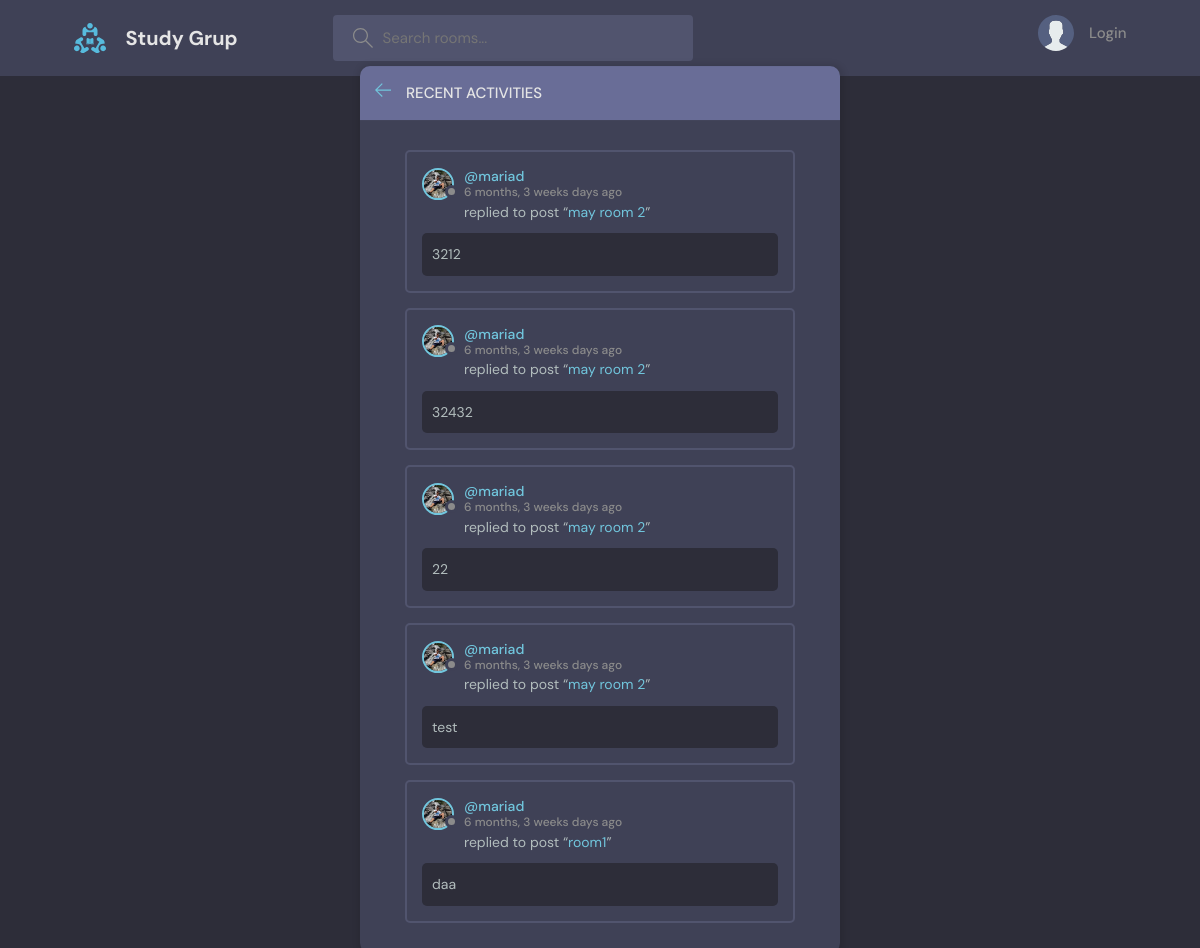
/activitys, run on the app's committed database.
### base/models.py (models this page shows)
class Messages(models.Model):
    user = models.ForeignKey(User,on_delete=models.CASCADE)
    room = models.ForeignKey(Room,on_delete=models.CASCADE)
    body = models.TextField()
    updated = models.DateTimeField(auto_now=True)
    created = models.DateTimeField(auto_now_add=True)
    class Meta:
        ordering = ['-updated','-created']
    def __str__(self) -> str:
        return self.body[0:50]

class User(AbstractUser):
    name = models.CharField(max_length=200,null=True)
    email = models.EmailField(unique=True,null=True)
    bio = models.TextField(null=True)
    avatar = models.ImageField(null=True,default = 'avatar.svg')
    USERNAME_FIELD = 'email'
    REQUIRED_FIELDS = []

class Room(models.Model):
    host = models.ForeignKey(User, on_delete= models.SET_NULL, null=True)
    topic = models.ForeignKey(Topyc,on_delete=models.SET_NULL,null=True)
    name = models.CharField(max_length=200)
    description = models.TextField(null = True,blank=True)
    participants = models.ManyToManyField(User,related_name='participants',blank=True)
    updated = models.DateTimeField(auto_now=True)
    created = models.DateTimeField(auto_now_add=True)
    def __str__(self) -> str:
        return self.name
    class Meta:
        ordering = ['-updated','-created']

### base/views.py (the view)
# urls.py: path('activitys',activityPage,name='activity'),
def activityPage(request):
    room_messages = Messages.objects.filter()
    context={
        'room_messages':room_messages
    }
    return render(request, 'base/activity.html',context)

### base/templates/base/activity.html (shortened to what this page needs)
{% extends  'main.html' %}
{% block content %}
    <main class="layout">
      <div class="container">
        <div class="layout__box">
          <div class="layout__boxHeader">
            <div class="layout__boxTitle">
              <a href="{% url 'home' %}">
                <svg version="1.1" xmlns="http://www.w3.org/2000/svg" width="32" height="32" viewBox="0 0 32 32">
                  <title>arrow-left</title>
                  <path
                    d="M13.723 2.286l-13.723 13.714 13.719 13.714 1.616-1.611-10.96-10.96h27.625v-2.286h-27.625l10.965-10.965-1.616-1.607z"
                  ></path>
                </svg>
              </a>
              <h3>Recent Activities</h3>
            </div>
          </div>
          <div class="activities-page layout__body">
            {% for message in room_messages %}
            <div class="activities__box">
              <div class="activities__boxHeader roomListRoom__header">
                <a href="{% url 'profile' message.user.id %}" class="roomListRoom__author">
                  <div class="avatar avatar--small">
                    <img src="{{message.user.avatar.url}}" />
                  </div>
                  <p>
                    @{{message.user.username}}
                    <span>{{message.created|timesince}} days ago</span>
                  </p>
                </a>
              </div>
              <div class="activities__boxContent">
                <p>replied to post “<a href="{% url  'room' message.room.id%}">{{ message.room}}</a>”</p>
                <div class="activities__boxRoomContent"><p>{{message}}</p>
                </div>
              </div>
            </div>
            {% endfor %}
          </div>
        </div>
      </div>
    </main>
    {% endblock content %}

### base/static/base/css/style.css (style rules this page uses)
:root { --color-main: #71c6dd; --color-main-light: #e1f6fb; --color-dark: #3f4156; --color-dark-medium: #51546e; --color-dark-light: #696d97; --color-light: #e5e5e5; --color-gray: #8b8b8b; --color-light-gray: #b2bdbd; --color-bg: #2d2d39; --color-success: #5dd693; --color-error: #fc4b0b; }
* { font-family: "DM Sans", -apple-system, BlinkMacSystemFont, "Segoe UI", Roboto, Oxygen, Ubuntu, Cantarell, "Open Sans", "Helvetica Neue", sans-serif; margin: 0; padding: 0; box-sizing: border-box; text-rendering: optimizeLegibility; font-size: inherit; }
html { font-size: 56.25%; }
@media only screen and (min-width: 1200px) { html { font-size: 62.5%; } }
body { line-height: 1.6; font-weight: 400; font-size: 1.5rem; color: var(--color-light-gray); background-color: var(--color-bg); min-height: 100vh; }
img { width: 100%; }
a { display: inline-block; color: var(--color-main); text-decoration: none; }
.container { max-width: 120rem; width: 90%; margin: auto; }
.avatar { position: relative; display: inline-block; border-radius: 50%; border: 2px solid var(--color-main); }
.avatar img { display: block; border-radius: 50%; object-fit: cover; object-position: center; }
.avatar::after { content: ""; display: block; position: absolute; background-color: var(--color-gray); z-index: 111; border-radius: 50%; border: 0.3rem solid var(--color-dark); }
.avatar.avatar--small img { width: 2.8rem; height: 2.8rem; }
.avatar.avatar--small:after { width: 0.7rem; height: 0.7rem; bottom: 0px; right: -6px; }
.layout { margin-top: 2.4rem; }
.layout > .container { display: flex; justify-content: space-between; align-items: flex-start; }
.layout__box { width: 90%; max-width: 48rem; min-height: 40rem; position: absolute; top: 50%; left: 50%; transform: translate(-50%, -46%); background-color: var(--color-dark); border-radius: 1rem; box-shadow: 1px 1px 6px 3px rgba(0, 0, 0, 0.1); overflow: hidden; }
.layout__boxHeader { display: flex; padding: 1.5rem; background-color: var(--color-dark-light); }
.layout__boxTitle { display: flex; gap: 1.5rem; align-items: center; }
.layout__boxTitle h3 { text-transform: uppercase; font-weight: 500; color: var(--color-light); }
.layout__boxTitle svg { width: 1.6rem; height: 1.6rem; fill: var(--color-main); }
.layout__body { margin: 3rem; }
.roomListRoom__header { display: flex; justify-content: space-between; align-items: center; }
.roomListRoom__author { font-weight: 500; display: flex; align-items: center; gap: 1rem; }
.activities__box { margin: 1.5rem; padding: 1.5rem; border: 2px solid var(--color-dark-medium); border-radius: 5px; }
.activities__boxHeader p { font-size: 1.4rem; line-height: 1.3; }
.activities__boxHeader p span { color: var(--color-gray); font-size: 1.2rem; display: block; }
.activities__boxContent { margin-left: 4.2rem; }
.activities__boxContent { font-size: 1.4rem; }
.activities__boxRoomContent { background: var(--color-bg); padding: 1rem; border-radius: 5px; margin-top: 1rem; margin-left: -4.2rem; }

### data on the page
Messages: user.avatar (picture), user.username "mariad", created "6 months, 3 weeks", room "may room 2", body "3212"
Messages: user.avatar (picture), user.username "mariad", created "6 months, 3 weeks", room "may room 2", body "32432"
Messages: user.avatar (picture), user.username "mariad", created "6 months, 3 weeks", room "may room 2", body "22"
Messages: user.avatar (picture), user.username "mariad", created "6 months, 3 weeks", room "may room 2", body "test"
Messages: user.avatar (picture), user.username "mariad", created "6 months, 3 weeks", room "room1", body "daa"
